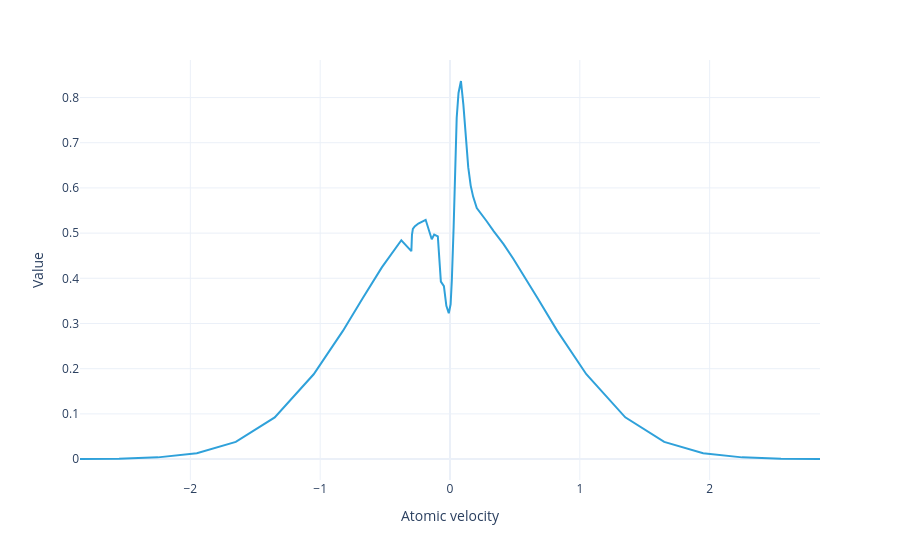

Notebook code for this chart:
### Markdown cell above
Of the total population:

### Code cell
#|notest
model.population_distribution(sol).visualize()

### Figure 1 — Plotly figure (JSON) as saved in the notebook; plotly's stock layout.template omitted (floating-point values rounded to 4 significant figures)
{"data": [{"hovertemplate": "Atomic velocity=%{x}<br>Value=%{y}<extra></extra>", "legendgroup": "", "line": {"color": "#2fa1da", "dash": "solid"}, "marker": {"symbol": "circle"}, "mode": "lines", "name": "", "orientation": "v", "showlegend": false, "type": "scatter", "x": [-2.85, -2.55, -2.25, -1.95, -1.65, -1.35, -1.05, -0.825, -0.675, -0.525, -0.375, -0.2977, -0.293, -0.2859, -0.2719, -0.2438, -0.1875, -0.1406, -0.1219, -0.09375, -0.07031, -0.06094, -0.04688, -0.02813, -0.009375, 0.004687, 0.01406, 0.02812, 0.04219, 0.05156, 0.06562, 0.08437, 0.1031, 0.1219, 0.1406, 0.1594, 0.1781, 0.2062, 0.2437, 0.2812, 0.3375, 0.4125, 0.4875, 0.5625, 0.675, 0.825, 1.05, 1.35, 1.65, 1.95, 2.25, 2.55, 2.85], "xaxis": "x", "y": [0.0001858, 0.0009172, 0.003792, 0.01312, 0.03804, 0.09233, 0.1876, 0.2836, 0.3548, 0.4242, 0.4843, 0.46, 0.4963, 0.5095, 0.5149, 0.5213, 0.5294, 0.4863, 0.4966, 0.4927, 0.3927, 0.3874, 0.3828, 0.339, 0.3228, 0.3425, 0.395, 0.5139, 0.6637, 0.7547, 0.8101, 0.8366, 0.7837, 0.7075, 0.6454, 0.6051, 0.5808, 0.5554, 0.5422, 0.5268, 0.504, 0.4756, 0.4435, 0.4094, 0.3557, 0.2842, 0.1878, 0.0924, 0.03806, 0.01313, 0.003793, 0.0009176, 0.0001858], "yaxis": "y"}], "layout": {"legend": {"title": {}, "tracegroupgap": 0}, "margin": {"t": 60}, "xaxis": {"anchor": "y", "domain": [0, 1], "title": {"text": "Atomic velocity"}}, "yaxis": {"anchor": "x", "domain": [0, 1], "title": {"text": "Value"}}}}
